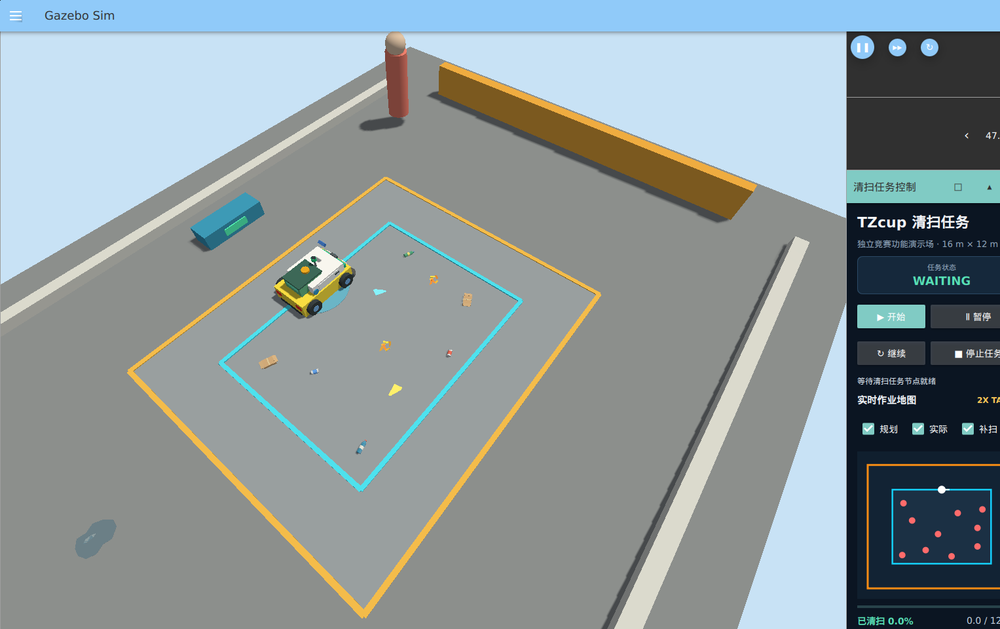
#> input picture submission-package/evidence/day1/demo/failed-emergency-heartbeat-2.866s/gazebo_viewport.png, 1000 x 629 px, shrunk from 1527 x 960 before the run
$ python -i gazebo_viewport_probe.py   (imports and definitions only)
#> lines starting #> are read from the running program, lines starting #| are printed output that depends on the picture
#!/usr/bin/env python3
"""Capture the Gazebo X11 window and reject an all-black 3D viewport."""

from __future__ import annotations

import argparse
import json
import re
import subprocess
import time
from pathlib import Path

from PIL import Image, ImageChops, ImageStat


WINDOW_RE = re.compile(
    r'^\s*(0x[0-9a-fA-F]+)\s+"(?P<title>[^"]+)".*?'
    r'(?P<width>\d+)x(?P<height>\d+)\+',
)


# [41 lines left out: functions find_window_id, capture_window, not called in this run]


def analyze_viewport(image_path: Path) -> dict[str, object]:
    with Image.open(image_path) as source:
#> source is the input picture: PIL image 1000x629 RGB; mean R, G, B 140.4, 151.9, 154.8
        image = source.convert("RGB")
    width, height = image.size
#> width = 1000; height = 629
    # Both the TZcup mission layout and Gazebo's default layout keep the 3D
    # viewport in this central-left region. Excluding the toolbar and right
    # panels prevents healthy Qt chrome from hiding a black render surface.
    crop_box = (
        max(0, round(width * 0.02)),
        max(0, round(height * 0.15)),
        max(1, round(width * 0.55)),
        max(1, round(height * 0.94)),
    )
#> crop_box = (20, 94, 550, 591)
    viewport = image.crop(crop_box)
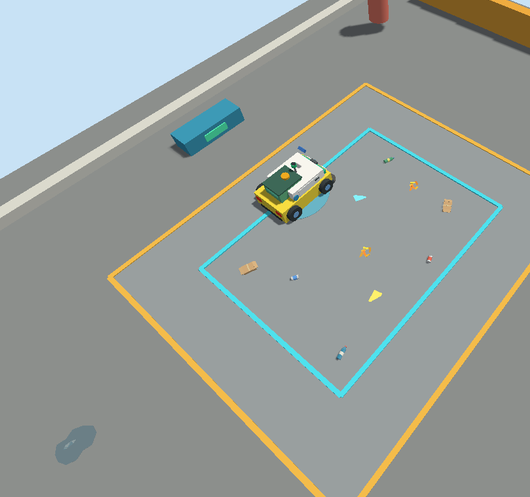
#> viewport: PIL image 530x497 RGB; mean R, G, B 151.9, 159.1, 156.1
    red, green, blue = viewport.split()
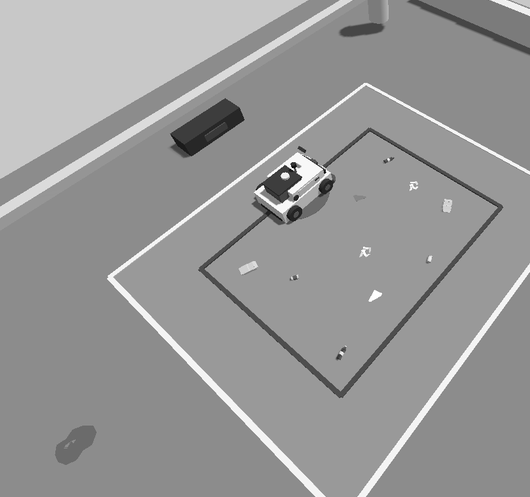
#> red: PIL image 530x497 L; min 0, max 255, mean 151.9
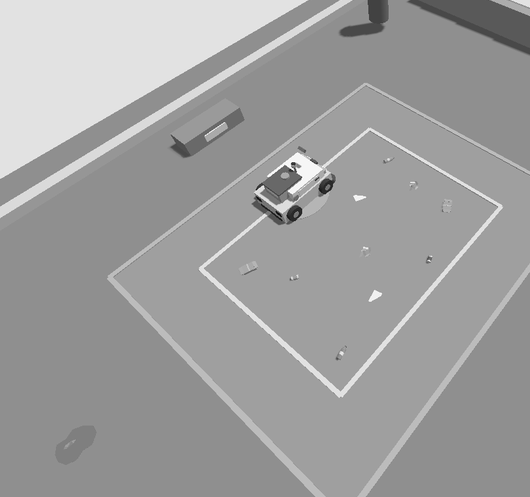
#> green: PIL image 530x497 L; min 5, max 255, mean 159.1
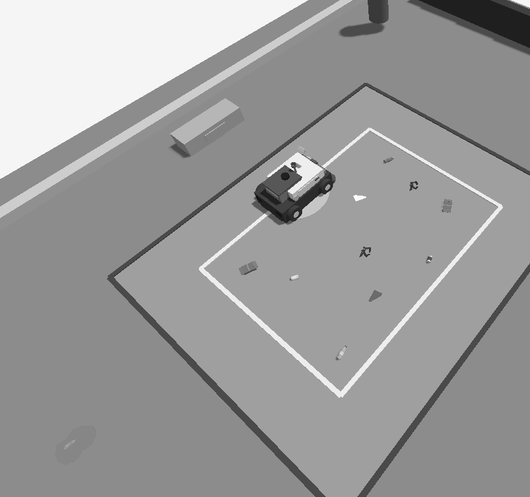
#> blue: PIL image 530x497 L; min 15, max 255, mean 156.1
    brightest_channel = ImageChops.lighter(ImageChops.lighter(red, green), blue)
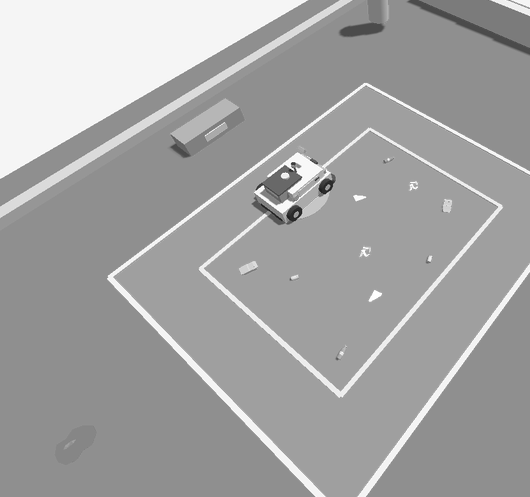
#> brightest_channel: PIL image 530x497 L; min 24, max 255, mean 163.4
    histogram = brightest_channel.histogram()
#> histogram = 256 values, max 114687 at index 143, min 0 at index 0, mean 1028.9
    near_black = sum(histogram[:13])
#> near_black = 0
    black_ratio = near_black / max(1, viewport.width * viewport.height)
#> black_ratio = 0
    luminance = viewport.convert("L")
    stats = ImageStat.Stat(luminance)
    mean_luminance = float(stats.mean[0])
#> mean_luminance = 156.6
    stddev_luminance = float(stats.stddev[0])
#> stddev_luminance = 27.78
    is_black = black_ratio >= 0.90 or mean_luminance <= 5.0
#> is_black = False
    return {
        "image_size": [width, height],
        "viewport_crop": list(crop_box),
        "near_black_ratio": round(black_ratio, 6),
        "mean_luminance": round(mean_luminance, 3),
        "stddev_luminance": round(stddev_luminance, 3),
        "render_visible": not is_black,
    }


# [45 lines left out: functions run_probe, main, not called in this run]


# [2 lines not run here, left out]

>>> result = analyze_viewport('../submission-package/evidence/day1/demo/failed-emergency-heartbeat-2.866s/gazebo_viewport.png')
#> result = {'image_size': [1000, 629], 'viewport_crop': [20, 94, 550, 591], 'near_black_ratio': 0, 'mean_luminance': 156.6, 'stddev_luminance': 27.78, 'render_visible': True}
